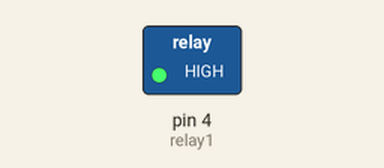
Recording of a sketch running on a simulated Arduino Uno, built with avr-gcc and run on an emulated ATmega328P. Parts: switched loads named in the sketch (green lamp = pin HIGH). The local clock reads 2024-03-15 10:24:30 at power-on unless the sketch sets it; what the sketch prints to the serial monitor is not drawn.

Above: at 0.1 s.
At 60.1 s:
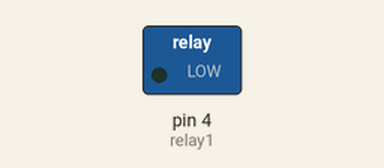
Timing chart, 0 to 121.5 s (numbered marks = the images above):
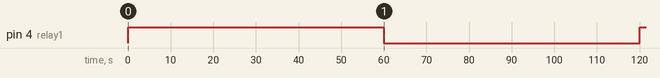

The sketch:

DS3231_relay_control_v1.ino
```cpp
#include <DS3232RTC.h>    //Get library here http://github.com/JChristensen/DS3232RTC
#include <Wire.h>

DS3232RTC RTC;
int Relay = 4;
int hours ;
int minutes;

void setup()
{
  Serial.begin(9600);
  pinMode(4, OUTPUT); //relay1

  /////////Uncomment both lines below when you want to set the time
  /////////AFTER SETTING TIME COMMENT the lines.
  setTime(04, 29, 00, 20, 10, 2022);//Hours / minutes / second / day of month / month / year
  RTC.set(now());

  setSyncProvider(RTC.get);   // the function to get the time from the RTC
  if (timeStatus() != timeSet)
    Serial.println("Unable to sync with the RTC");
  else
    Serial.println("RTC has set the system time");

  digitalWrite(4, !LOW);
}

void loop()
{
  digitalClockDisplay();
  auto_onoff();
}

void auto_onoff()
{ //we are using hour as a value the rest is ignored.
  hours = (hour());
  minutes = (minute());

  if (hours == 4 && minutes == 30)
  {
    digitalWrite(4, !HIGH);
  }
  else if (hours == 4 && minutes == 31)
  {
    digitalWrite(4, !LOW);
  }
}

void digitalClockDisplay()
{
  // digital clock display of the time
  Serial.print(hour());
  Serial.print(' ');
  Serial.print(minute());
  Serial.print(' ');
  Serial.print(second());
  Serial.print(' ');
  Serial.print(day());
  Serial.print(' ');
  Serial.print(month());
  Serial.print(' ');
  Serial.print(year());
  Serial.println();
}
```

Measured:
- by itself, pin 4 (relay1): HIGH → LOW at 60.0 s, → HIGH 60.0 s later
